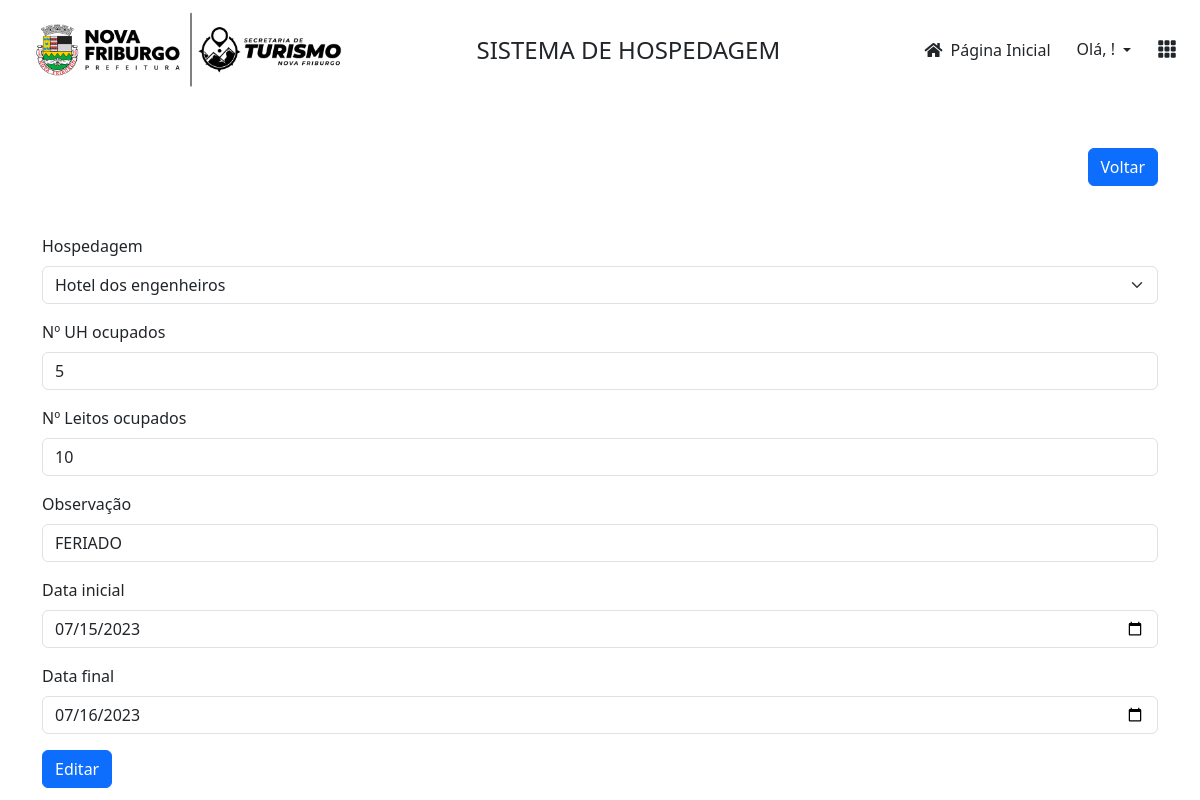
/ocupacao/editar/1, run on the app's committed database.
### ocupacao/models.py (models this page shows, shortened)
class Ocupacao(models.Model):
    hospedagem=models.ForeignKey(Hospedagem, on_delete=models.CASCADE)
    n_uh_ocupados=models.IntegerField('Nº UH ocupados')
    n_leitos_ocupados=models.IntegerField('Nº Leitos ocupados')
    obs=models.CharField(max_length=150, verbose_name='Observação')
    dt_1 = models.DateField('Data inicial')
    dt_2 = models.DateField('Data final')
    user = models.ForeignKey(User, on_delete=models.CASCADE)
    dt_inclusao = models.DateTimeField(auto_now_add=True, verbose_name='Dt. Inclusão')
    class Meta:
        ordering = ['hospedagem']

### ocupacao/views.py (the view)
# urls.py: path('ocupacao/editar/<id>', views.editarOcupacao, name='editar_ocupacao')
def editarOcupacao(request, id):
    ocupacao = Ocupacao.objects.get(id=id)
    form=Form_Ocupacao(instance=ocupacao)
    if request.method=='POST':
        form=Form_Ocupacao(request.POST, instance=ocupacao)
        if form.is_valid():
            form.save()
            messages.success(request, 'Registro de Ocupação editada com sucesso no banco de dados!')
    context={
        'form': form,
        'editar': Ocupacao.objects.get(id=id)
    }
    return render(request, 'editarOcupacao.html', context)

### ocupacao/forms.py
class Form_Ocupacao(ModelForm):
    class Meta:
        model = Ocupacao
        widgets={
            'hospedagem': forms.Select(attrs={'class':'form-control mb-3'}),
            'n_uh_ocupados': forms.NumberInput(attrs={'class':'form-control'}),
            'obs': forms.TextInput(attrs={'class':'form-control mb-3'}),
            'dt_1': forms.DateInput(attrs={'placeholder':'', 'type':'date'}),
            'dt_2': forms.DateInput(attrs={'placeholder':'', 'type':'date'}),
            'user': forms.HiddenInput(attrs={'hidden':True})
        }
        exclude = ['dt_inclusao']

### ocupacao/models.py (called while the page is built)
    def __str__(self):
        return '%s' % (self.nome)

### ocupacao/templates/editarOcupacao.html (shortened to what this page needs)
{% extends "template.html" %}
{% load static %}
{% load bootstrap5 %}
{% block main %}
<div class="container">
    <div class="row">
        <div class="col d-flex flex-column">
            <div class="row">
                <div class="col d-flex pt-5">
                    <a href="{% url 'listagem_ocupacao' %}" class="btn btn-primary ms-auto">
                        Voltar
                    </a>
                </div>
            </div>
            <form method="post" class="form col mt-5">
                {% bootstrap_form form %}
                {% buttons %}
                    <button type="submit" class="btn btn-primary">Editar</button>
                {% endbuttons %}
            </form>
        </div>
    </div>
</div>
{% endblock %}

### ocupacao/static/css/template.css (style rules this page uses)
html, body { height: 100vh; width: 100vw; }
.container-fluid { display: flex; flex-direction: column; }

### data on the page
Ocupacao: hospedagem "Hotel dos engenheiros", n_uh_ocupados "5", n_leitos_ocupados "10", obs "FERIADO", dt_1 "07/15/2023", dt_2 "07/16/2023"
